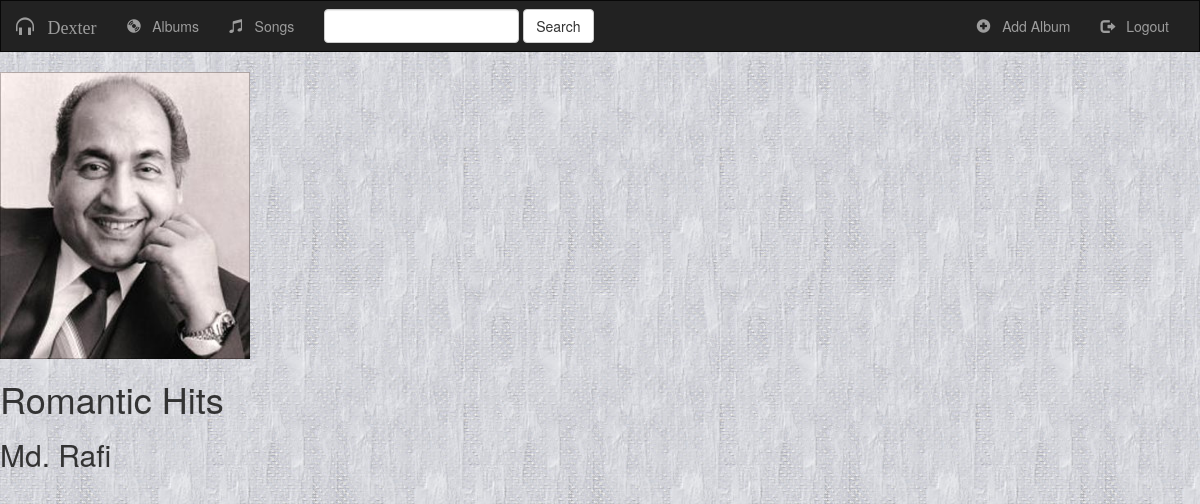
/music/2/, run on the app's committed database.
### music/models.py (models this page shows, shortened)
class Album(models.Model):
    artist = models.CharField(max_length=100)
    album_title = models.CharField(max_length=200)
    genre = models.CharField(max_length=100)
    album_logo = models.FileField()

### music/views.py (the view)
# urls.py: url(r'^(?P<pk>[0-9]+)/$' ,views.DetailView.as_view(),name='detail'),
class DetailView(generic.DetailView):
    model = Album
    template_name = 'music/detail.html'
    context_object_name = 'albums'

### music/templates/music/detail.html (shortened to what this page needs)
{% extends 'music/base.html' %}
{% block myBlock1 %}
    <img src="{{albums.album_logo.url}}" style="width : 250px;">
    <h1>{{albums.album_title}}</h1>
    <h2>{{albums.artist}}</h2>
{% endblock %}

### music/static/music/css-js/style.css (style rules this page uses)
body { background: white url("../images/background.png"); }

### data on the page
Album: album_logo (picture), album_title "Romantic Hits", artist "Md. Rafi"
